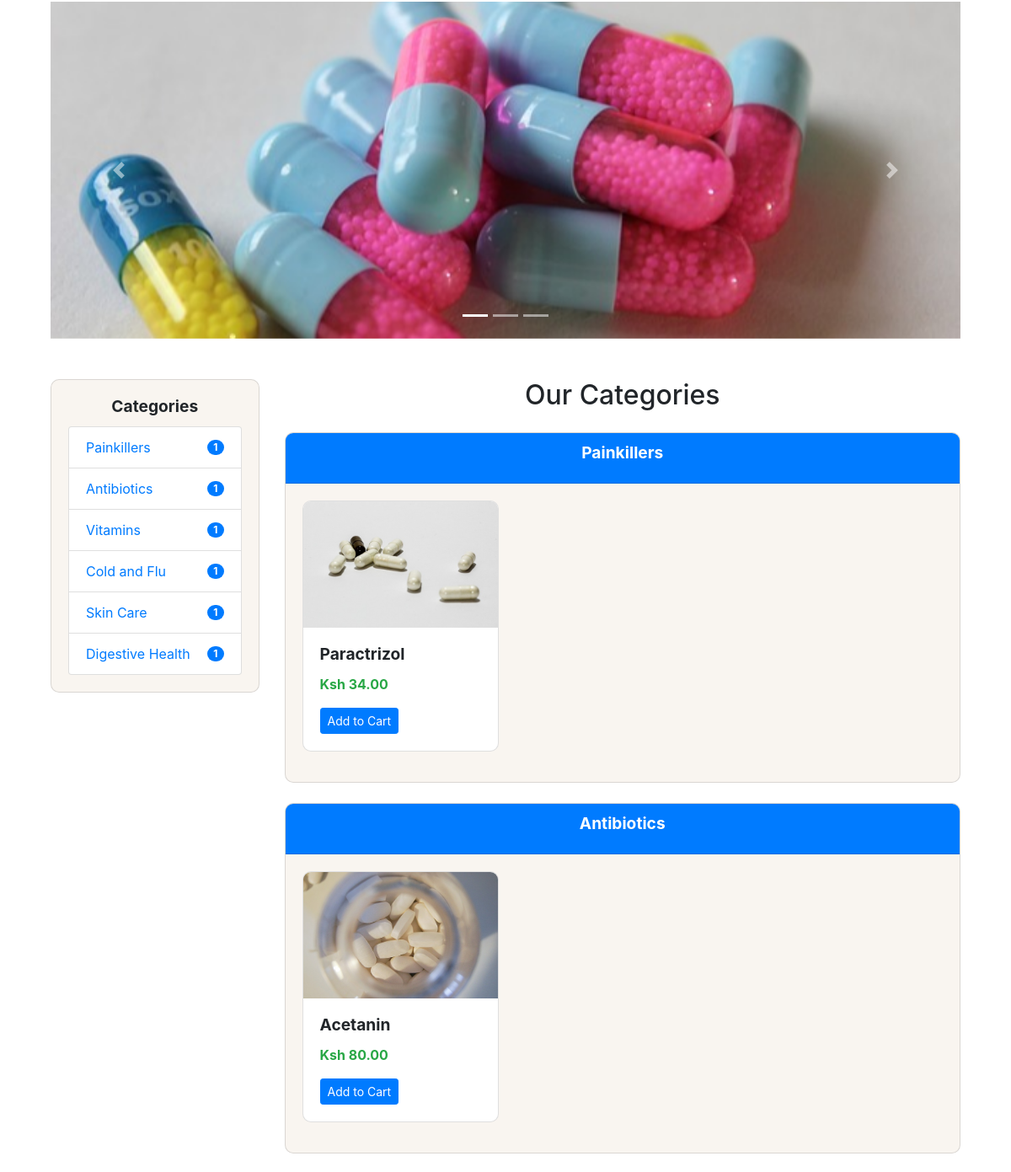
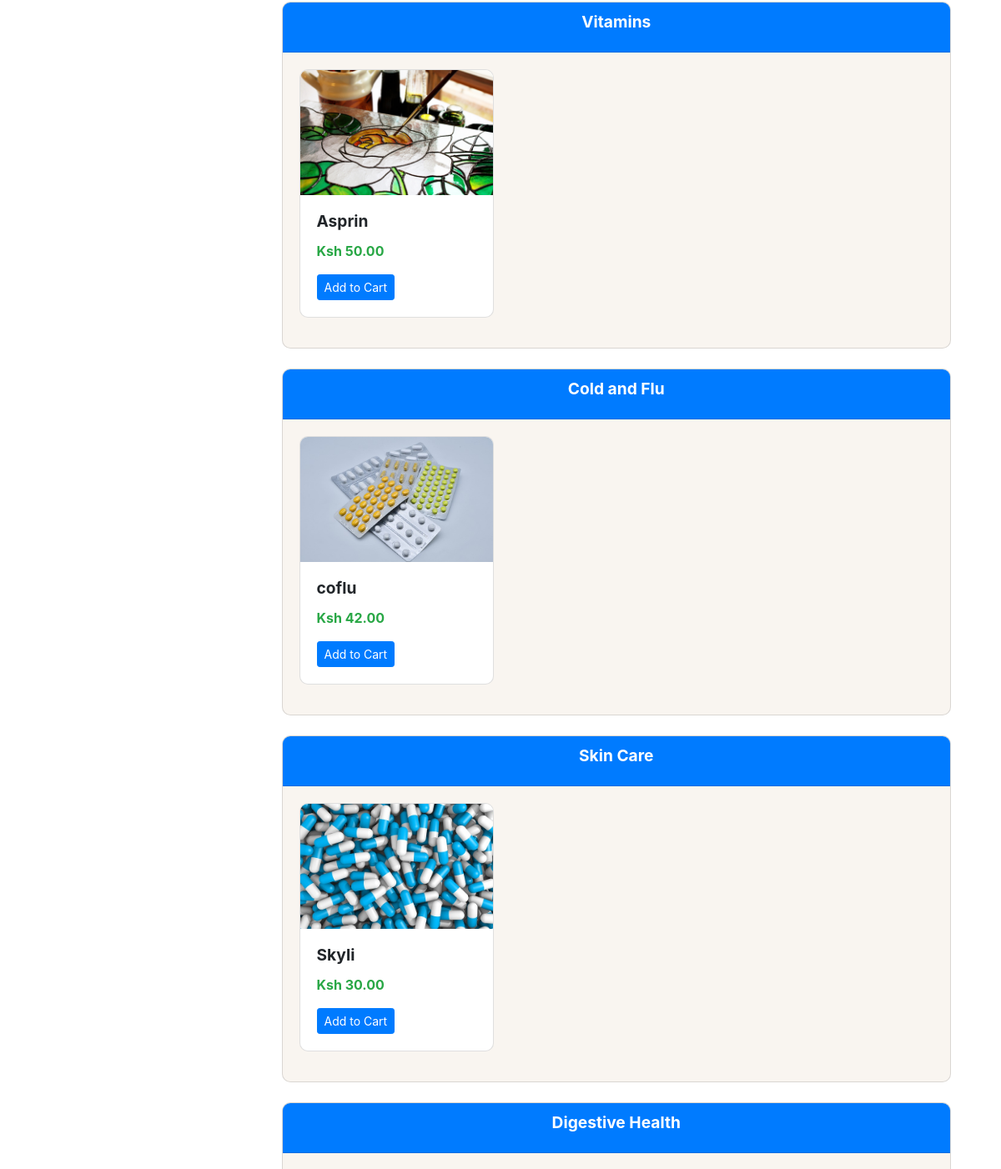
The app's page / (middle part), older data (2 pictures, top to bottom).
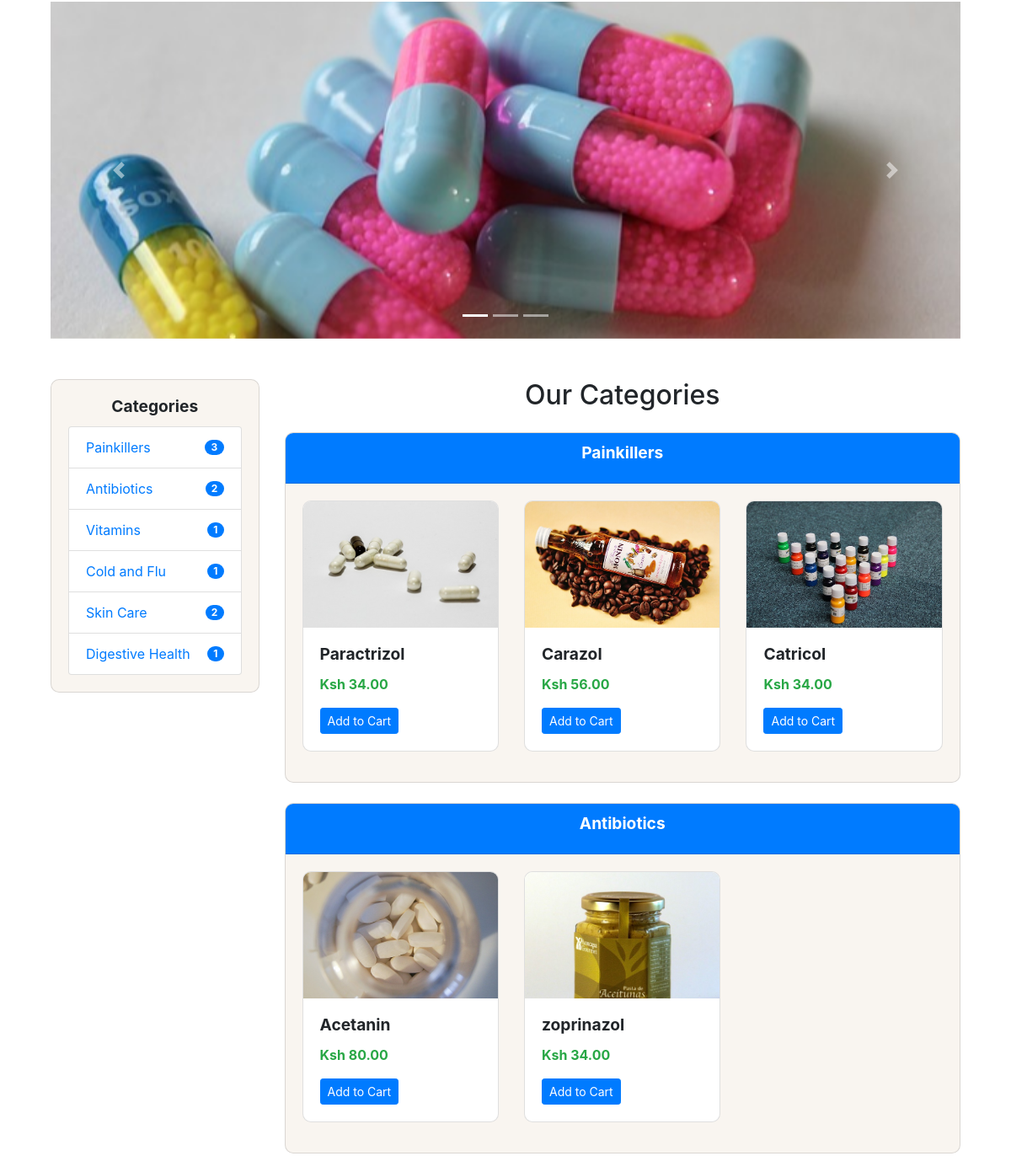
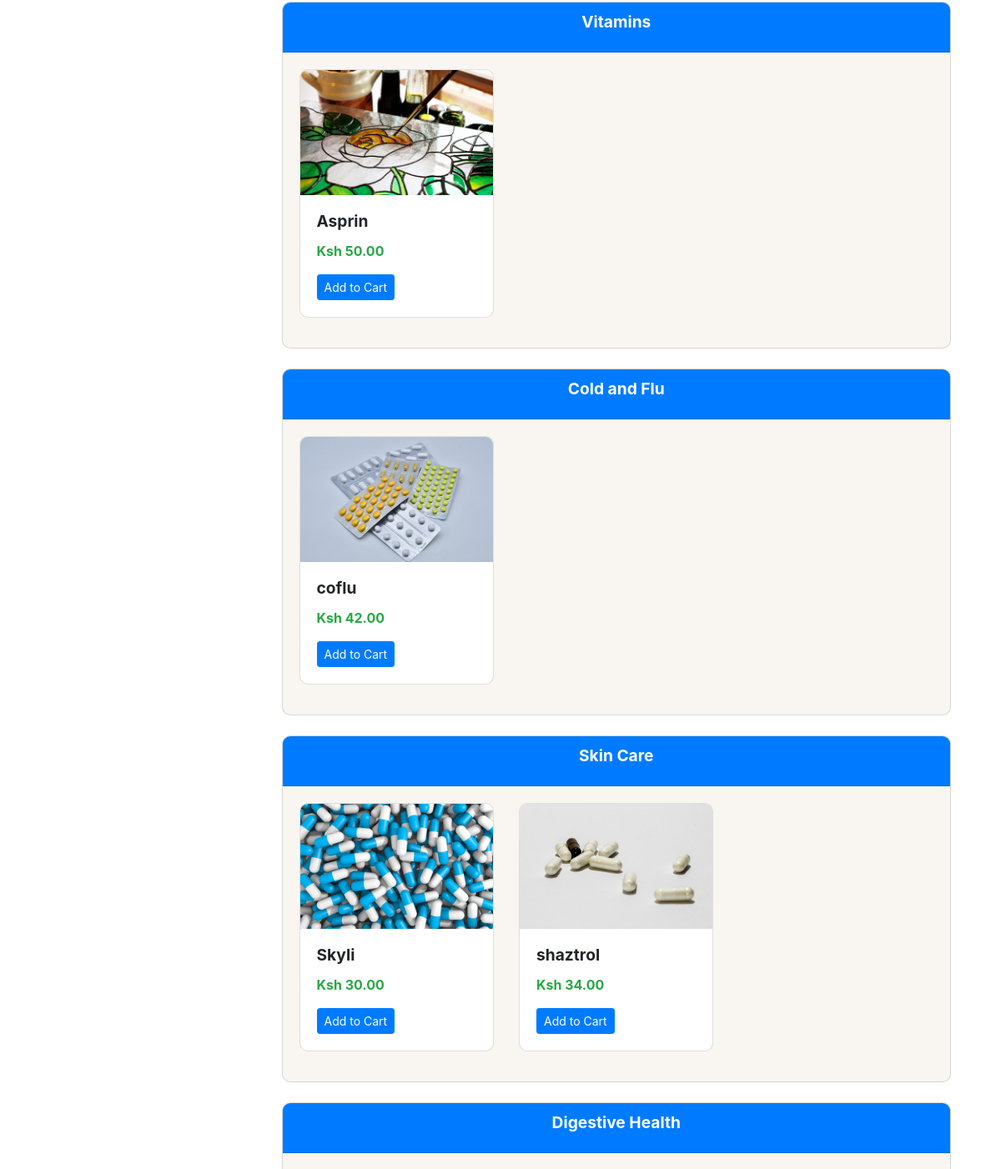
The same page, newer data (2 pictures, top to bottom).
### pharmacy_app/models.py (models this page shows, shortened)
class Medicine(models.Model):
    name = models.CharField(max_length=100)
    category = models.CharField(max_length=50)
    price = models.DecimalField(max_digits=10, decimal_places=2)
    stock = models.PositiveIntegerField()
    description = models.TextField()
    image = models.ImageField(upload_to='medicine_images/', blank=True, null=True)

### pharmacy_app/views.py (the view)
# urls.py: 2. Add a URL to urlpatterns:  path('', views.home, name='home')
def home(request):
    medicines = Medicine.objects.all()
    medicines_by_category = {
        'Painkillers': Medicine.objects.filter(category='Painkillers')[:4],
        'Antibiotics': Medicine.objects.filter(category='Antibiotics')[:4],
        'Vitamins': Medicine.objects.filter(category='Vitamins')[:4],
        'Cold and Flu' : Medicine.objects.filter(category='Cold and Flu')[:4],
        'Skin Care' : Medicine.objects.filter(category='Skin Care')[:4],
        'Digestive Health' : Medicine.objects.filter(category='Digestive Health')[:4]
    }
    carousel_images = [
        'images/medicine2.jpg',
        'images/capsules.jpg',
        'images/tablets.jpg',
    ]
    context = {
        'medicines_by_category': medicines_by_category,
        'carousel_images': carousel_images,
    }
    return render(request, 'home.html', context)

### pharmacy_app/templates/home.html (shortened to what this page needs)
{% extends "base.html" %}
{% load static %}
{% block content %}
<div class="container mt-4">
  <div id="carouselExampleIndicators" class="carousel slide" data-ride="carousel">
            <ol class="carousel-indicators">
                {% for image in carousel_images %}
                <li data-target="#carouselExampleIndicators" data-slide-to="{{ forloop.counter0 }}" class="{% if forloop.first %}active{% endif %}"></li>
                {% endfor %}
            </ol>
            <div class="carousel-inner">
                {% for image in carousel_images %}
                <div class="carousel-item {% if forloop.first %}active{% endif %}">
                    <img src="{% static image %}" class="d-block w-100" alt="Banner {{ forloop.counter }}">
                </div>
                {% endfor %}
            </div>
            <a class="carousel-control-prev" href="#carouselExampleIndicators" role="button" data-slide="prev">
                <span class="carousel-control-prev-icon" aria-hidden="true"></span>
            </a>
            <a class="carousel-control-next" href="#carouselExampleIndicators" role="button" data-slide="next">
                <span class="carousel-control-next-icon" aria-hidden="true"></span>
            </a>
        </div>
  <div class="row">
    <div class="col-md-3 mt-5">
      <div class="card sticky-top" style="background-color: #f9f5f0;">
        <div class="card-body">
          <h5 class="card-title text-center">Categories</h5>
          <ul class="list-group">
            {% for category, medicines in medicines_by_category.items %}
            <li class="list-group-item d-flex justify-content-between align-items-center">
              <a href="#{{ category|slugify }}" class="text-decoration-none">{{ category }}</a>
              <span class="badge badge-primary badge-pill">{{ medicines|length }}</span>
            </li>
            {% endfor %}
          </ul>
        </div>
      </div>
    </div>
    <div class="col-md-9">
      <div class="py-5">
        <h2 id="our-categories" class="text-center">Our Categories</h2>
        {% for category, medicines in medicines_by_category.items %}
        <div id="{{ category|slugify }}" class="card my-4" style="background-color: #f9f5f0;">
          <div class="card-header bg-primary text-white">
            <h3 class="card-title text-center">{{ category }}</h3>
          </div>
          <div class="card-body">
            <div class="row">
              {% for medicine in medicines %}
              <div class="col-md-4 mb-3">
                <div class="card">
                  {% if medicine.image %}
                  <img class="card-img-top" src="{{ medicine.image.url }}" alt="{{ medicine.name }}" style="height: 150px;">
                  {% else %}
                  <img class="card-img-top" src="{% static 'images/img.png' %}" alt="No Image" style="height: 150px;">
                  {% endif %}
                  <div class="card-body">
                    <h5 class="card-title">{{ medicine.name }}</h5>
                    <p class="text-success"><strong>Ksh {{ medicine.price }}</strong></p>
                    <a href="{% url 'add_to_cart' medicine.pk %}" class="btn btn-primary btn-sm">Add to Cart</a>
                  </div>
                </div>
              </div>
              {% endfor %}
            </div>
          </div>
        </div>
        {% endfor %}
      </div>
    </div>
  </div>
</div>
{% endblock %}

### pharmacy_app/templates/base.html (shortened to what this page needs)
<!DOCTYPE html>
<html lang="en">
<head>
    {% load static %}
    <link rel="stylesheet" href="https://stackpath.bootstrapcdn.com/bootstrap/4.5.2/css/bootstrap.min.css">
    <link rel="stylesheet" href="{% static '/style/style.css' %}">
</head>
<body>
    <div class="container content mt-4">
        {% block content %}{% endblock %}
    </div>
</body>
</html>

### static/style/style.css (style rules this page uses)
html { scroll-behavior: smooth; }

### pharmacy_app/templates/base.html (style rules this page uses)
body { display: flex; flex-direction: column; min-height: 100vh; }
.content { flex: 1; }
.carousel-item img { height: 400px; object-fit: cover; }
.card { border-radius: 10px; overflow: hidden; }
.card-body { padding: 1.25rem; }
.card-title { font-size: 1.2rem; font-weight: bold; }
.card-img-top { height: 200px; object-fit: cover; }

Row changes from the older to the newer data that the page shows:
added Medicine: image (picture), name "Carazol", price "56.00", shown under "Painkillers"
added Medicine: image (picture), name "Catricol", price "34.00", shown under "Painkillers"
added Medicine: image (picture), name "zoprinazol", price "34.00", shown under "Antibiotics"
added Medicine: image (picture), name "shaztrol", price "34.00", shown under "Skin Care"
Text that changed along with them:
new list line: "Painkillers 3"
new list line: "Antibiotics 2"
new list line: "Skin Care 2"
list line gone: "Painkillers 1"
list line gone: "Antibiotics 1"
list line gone: "Skin Care 1"
